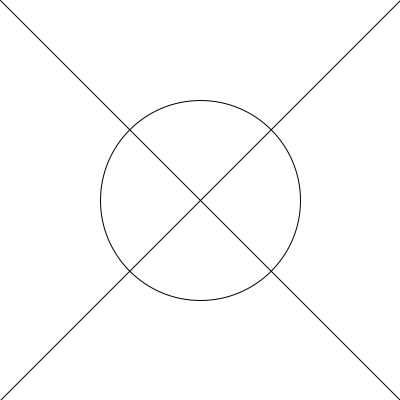
Frame 1 (no input)
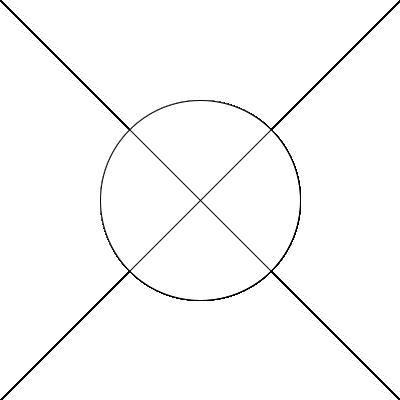
Frame 60 (the mouse pressed at the canvas centre just before this capture)
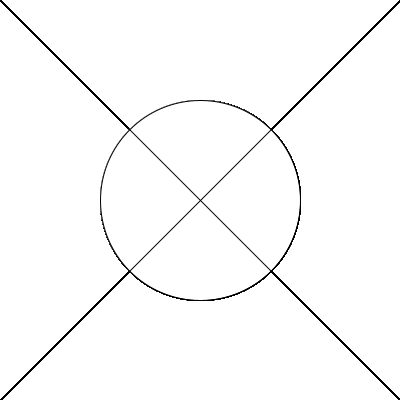
Frame 120 (the mouse held since frame 60 and released just before this capture)

The Processing sketch that drew these frames (run headless with seeded random() and noise(); from frame 60 on, the mouse is pressed at the canvas centre):

// Processing sketch: Dibujando_Lineas_via_Variables
// ── Dibujando_Lineas_via_Variables.pde
void setup() {
  size(400, 400); 
  background(255);
}

void draw() {
  fill(255);
  ellipse(width/2, height/2,width/2,height/2);
  line(0,0,width, height);
  line(0,height, width, 0);
}
